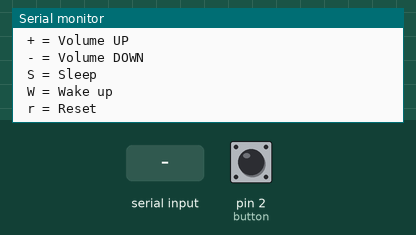
A sketch run on a simulated Arduino Uno, built with avr-gcc and run on an emulated ATmega328P. Parts: the last lines printed to the serial monitor. Inputs (shaded band) come from the test bench; at power-on: pin 2 (button) HIGH.

Above: at 2.8 s.
2.9 s: pin 2 (button) pulled LOW for 0.15 s
At 4.2 s:
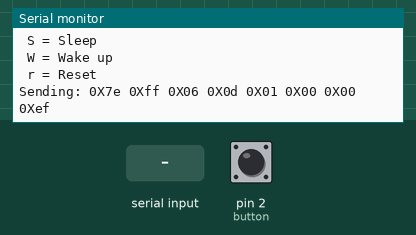
4.5 s: "<?>" received over Serial
At 5.6 s:
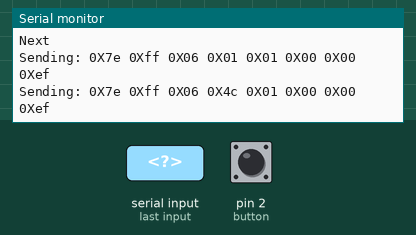
6.1 s: byte 112 ('p') received over Serial
At 6.7 s:
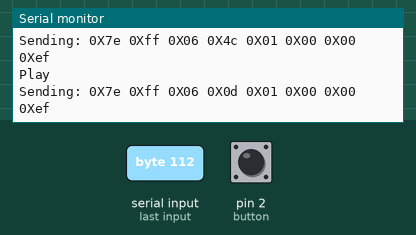
7.6 s: byte 80 ('P') received over Serial
At 8.8 s:
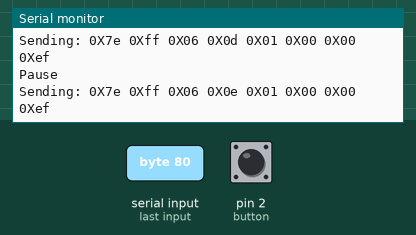
9.1 s: byte 115 ('s') received over Serial
At 10.1 s:
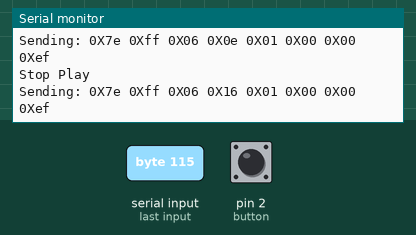
10.6 s: byte 45 ('-') received over Serial
At 11.1 s:
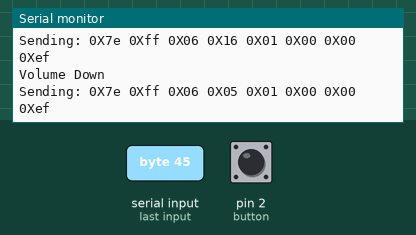

Measured:
- after the input at 2.9 s, the serial monitor: prints a new line after 0.07 s (image 1)
- after the input at 4.5 s, the serial monitor: prints a new line after 0.08 s (image 2)
- after the input at 6.1 s, the serial monitor: prints a new line at once (image 3)
- after the input at 7.6 s, the serial monitor: prints a new line after 0.05 s (image 4)
- after the input at 9.1 s, the serial monitor: prints a new line after 0.08 s (image 5)
- after the input at 10.6 s, the serial monitor: prints a new line at once (image 6)

The sketch:

MP3_Player.ino
```cpp
#include <SoftwareSerial.h>

// RX YX5300 MP3 Player Module <-----> TX(7) SoftwareSerial Arduino Uno.
// TX YX5300 MP3 Player Module <-----> RX(6) SoftwareSerial Arduino Uno.
SoftwareSerial mp3(6,7); //-> SoftwareSerial mp3 (RX_Pin, TX_Pin);

// ------------------------------------------------------- The byte commands are based on the table contained in the MP3 Player Module Document.
// Link to download the MP3 Player Module Document is available in the video description.

#define CMD_NEXT_SONG         0X01    //-> Play next song.
#define CMD_PREV_SONG         0X02    //-> Play previous song.
#define CMD_PLAY_W_INDEX      0X03    //-> Play with index.
// Play with index : 7E FF 06 03 00 00 01 EF -> Play the first song.
// Play with index : 7E FF 06 03 00 00 02 EF -> Play the second song.

#define CMD_VOLUME_UP         0X04    //-> Volume increased one.
#define CMD_VOLUME_DOWN       0X05    //-> Volume decrease one.
#define CMD_SET_VOLUME        0X06    //-> Set volume.
// Set volume : 7E FF 06 06 00 00 1E EF -> Set the volume to 30 (0x1E is 30) (Set volume is 06).

#define CMD_SNG_CYCL_PLAY     0X08    //-> Single Cycle Play.
// Single Cycle Play : 7E FF 06 08 00 00 01 EF -> Single cycle play the first song.

#define CMD_SEL_DEV           0X09    //-> Select device.
#define DEV_TF                0X02    //-> 02 for TF card.
// Select device : 7E FF 06 09 00 00 02 EF -> Select storage device to TF card.

#define CMD_SLEEP_MODE        0X0A    //-> Chip enters sleep mode
#define CMD_WAKE_UP           0X0B    //-> Chip wakes up
#define CMD_RESET             0X0C    //-> Chip reset
#define CMD_PLAY              0X0D    //-> Resume playback
#define CMD_PAUSE             0X0E    //-> Playback is paused
#define CMD_PLAY_FOLDER_FILE  0X0F    //-> Play with folder and file name.
// Play with folder and file name : 7E FF 06 0F 00 01 01 EF -> Play the song with the directory: /01/001xxx.mp3
// Play with folder and file name : 7E FF 06 0F 00 01 02 EF -> Play the song with the directory: /01/002xxx.mp3

#define CMD_STOP_PLAY         0X16    //-> Stop playing continuously.
#define CMD_FOLDER_CYCLE      0X17    //-> Cycle play with folder name.
// Cycle play with folder name : 7E FF 06 17 00 01 02 EF -> 01 folder cycle play

#define CMD_SHUFFLE_PLAY      0x18    //-> Shuffle play.
#define CMD_SET_SNGL_CYCL     0X19    //-> Set single cycle play.
// Set single cycle play : 7E FF 06 19 00 00 00 EF -> Start up single cycle play.
// Set single cycle play : 7E FF 06 19 00 00 01 EF -> Close single cycle play.

#define CMD_SET_DAC           0X1A    //-> Set DAC.
#define DAC_ON                0X00    //-> DAC On
#define DAC_OFF               0X01    //-> DAC Off
// Set DAC : 7E FF 06 1A 00 00 00 EF -> Start up DAC output.
// Set DAC : 7E FF 06 1A 00 00 01 EF -> DAC no output.

#define CMD_PLAY_W_VOL        0X22    //-> Play with volume.
// Play with volume : 7E FF 06 22 00 1E 01 EF -> Set the volume to 30 (0x1E is 30) and play the first song
// Play with volume : 7E FF 06 22 00 0F 02 EF -> Set the volume to 15(0x0f is 15) and play the second song

// Additional byte commands from several references. But I tried it on my module and it doesn't work. Maybe the module I'm using doesn't support these commands.
// Because the module that I use uses a chip AA19HFA440-94 (Although in the shop where this module was purchased writing YX5300 chip).
// Maybe these commands can work in modules with the YX5300 chip.
// Please comment in the comments column of this project video if these commands work or not in your module.
#define CMD_PLAYING_N         0x4C
#define CMD_QUERY_STATUS      0x42
#define CMD_QUERY_VOLUME      0x43
#define CMD_QUERY_FLDR_TRACKS 0x4e
#define CMD_QUERY_TOT_TRACKS  0x48
#define CMD_QUERY_FLDR_COUNT  0x4f
// -------------------------------------------------------

int button = 2;

static int8_t Send_buf[8] = {0}; //-> Buffer to send commands.
static uint8_t ansbuf[10] = {0}; //-> Buffer to receive response.

// ******************************************************************************************************* setup()
void setup(){
  Serial.begin(9600);
  mp3.begin(9600);
  delay(500);
  pinMode(button, INPUT_PULLUP);

  Serial.println("Hardware Serial dan Software Serial begin.");
  delay(500);

  Serial.println();

  Serial.println("Select storage device to TF card.");
  sendCommand(CMD_SEL_DEV, 0, DEV_TF);
  delay(500);

  printHelp();

  Serial.println();
}
// *******************************************************************************************************

// ******************************************************************************************************* loop()
void loop(){
  char c = ' ';

  // Incoming characters from the serial (Serial Monitor) are accommodated for processing and then sent to the mp3 player module.
  if ( Serial.available() ){
    c = Serial.read();
    sendMP3Command(c);
  }

  // Check response.
  if (mp3.available()){
    Serial.println(decodeMP3Answer());
  }
  float button_state = digitalRead(button);
  if(button_state == false){
    sendCommand(CMD_PLAY);
  }
  delay(100);
}
// *******************************************************************************************************

// ******************************************************************************************************* printHelp()
// List of commands entered from the serial monitor.
void printHelp(){
    Serial.println("HELP  ");
    Serial.println(" h = Print again this Massage");
    Serial.println(" p = Play");
    Serial.println(" P = Pause");
    Serial.println(" > = Next");
    Serial.println(" < = Previous");
    Serial.println(" s = Stop Play");
    Serial.println(" + = Volume UP");
    Serial.println(" - = Volume DOWN");
    // Serial.println(" c = Query current file");
    // Serial.println(" q = Query status");
    // Serial.println(" v = Query volume");
    // Serial.println(" x = Query folder count");
    // Serial.println(" t = Query total file count");
    // Serial.println(" f = Play folder 1.");
    Serial.println(" S = Sleep");
    Serial.println(" W = Wake up");
    Serial.println(" r = Reset");
  }
// *******************************************************************************************************

// ******************************************************************************************************* sendMP3Command
// Process and send commands entered from the serial monitor.
void sendMP3Command(char c) {
  switch (c) {
    case '?':
    case 'h':
      printHelp();
      break;

    case 'p':
      Serial.println("Play ");
      sendCommand(CMD_PLAY);
      break;

    case 'P':
      Serial.println("Pause");
      sendCommand(CMD_PAUSE);
      break;

    case '>':
      Serial.println("Next");
      sendCommand(CMD_NEXT_SONG);
      sendCommand(CMD_PLAYING_N); //-> Chek the file number that is playing
      break;

    case '<':
      Serial.println("Previous");
      sendCommand(CMD_PREV_SONG);
      sendCommand(CMD_PLAYING_N); //-> Chek the file number that is playing
      break;

    case 's':
      Serial.println("Stop Play");
      sendCommand(CMD_STOP_PLAY);
      break;


    case '+':
      Serial.println("Volume Up");
      sendCommand(CMD_VOLUME_UP);
      break;

    case '-':
      Serial.println("Volume Down");
      sendCommand(CMD_VOLUME_DOWN);
      break;

    // case 'c':
    //   Serial.println("Query current file");
    //   sendCommand(CMD_PLAYING_N);
    //   break;

    // case 'q':
    //   Serial.println("Query status");
    //   sendCommand(CMD_QUERY_STATUS);
    //   break;

    // case 'v':
    //   Serial.println("Query volume");
    //   sendCommand(CMD_QUERY_VOLUME);
    //   break;

    // case 'x':
    //   Serial.println("Query folder count");
    //   sendCommand(CMD_QUERY_FLDR_COUNT);
    //   break;

    // case 't':
    //   Serial.println("Query total file count");
    //   sendCommand(CMD_QUERY_TOT_TRACKS);
    //   break;

    // case 'f':
    //   Serial.println("Playing folder 1");
    //   sendCommand(CMD_FOLDER_CYCLE, 1, 0);
    //   break;

    case 'S':
      Serial.println("Sleep");
      sendCommand(CMD_SLEEP_MODE);
      break;

    case 'W':
      Serial.println("Wake up");
      sendCommand(CMD_WAKE_UP);
      break;

    case 'r':
      Serial.println("Reset");
      sendCommand(CMD_RESET);
      break;
  }
}
// *******************************************************************************************************

// ******************************************************************************************************* decodeMP3Answer()
// The meaning of the mp3 player module response
String decodeMP3Answer() {
  String decodedMP3Answer = "";

  decodedMP3Answer += sanswer();

  switch (ansbuf[3]) {
    case 0x3A:
      decodedMP3Answer += " -> Memory card inserted.";
      break;

    case 0x3D:
      decodedMP3Answer += " -> Completed play num " + String(ansbuf[6], DEC);
      break;

    case 0x40:
      decodedMP3Answer += " -> Error";
      break;

    case 0x41:
      decodedMP3Answer += " -> Data recived correctly. ";
      break;

    case 0x42:
      decodedMP3Answer += " -> Status playing: " + String(ansbuf[6], DEC);
      break;

    case 0x48:
      decodedMP3Answer += " -> File count: " + String(ansbuf[6], DEC);
      break;

    case 0x4C:
      decodedMP3Answer += " -> Playing: " + String(ansbuf[6], DEC);
      break;

    case 0x4E:
      decodedMP3Answer += " -> Folder file count: " + String(ansbuf[6], DEC);
      break;

    case 0x4F:
      decodedMP3Answer += " -> Folder count: " + String(ansbuf[6], DEC);
      break;
  }

  return decodedMP3Answer;
}

// ******************************************************************************************************* sendCommand
// Function for sending commands.
void sendCommand(byte command){
  sendCommand(command, 0, 0);
}

void sendCommand(byte command, byte dat1, byte dat2){
  delay(20);
  Send_buf[0] = 0x7E;    //-> Every command should start with $(0x7E)
  Send_buf[1] = 0xFF;    //-> Version information
  Send_buf[2] = 0x06;    //-> The number of bytes of the command without starting byte and ending byte
  Send_buf[3] = command; //-> Such as PLAY and PAUSE and so on
  Send_buf[4] = 0x01;    //-> 0x00 = not feedback, 0x01 = feedback
  Send_buf[5] = dat1;    //-> data1
  Send_buf[6] = dat2;    //-> data2
  Send_buf[7] = 0xEF;    //-> Ending byte of the command

  Serial.print("Sending: ");

  for (uint8_t i = 0; i < 8; i++){
    mp3.write(Send_buf[i]) ;
    Serial.print(sbyte2hex(Send_buf[i]));
  }

  Serial.println();
}
// *******************************************************************************************************

// ******************************************************************************************************* Functions for conversion
// For byte to hex conversion.
String sbyte2hex(uint8_t b){
  String shex;

  shex = "0X";

  if (b < 16) shex += "0";
  shex += String(b, HEX);
  shex += " ";
  return shex;
}

// For hex to integer conversion.
int shex2int(char *s, int n){
  int r = 0;
  for (int i=0; i<n; i++){
     if(s[i]>='0' && s[i]<='9'){
      r *= 16;
      r +=s[i]-'0';
     }else if(s[i]>='A' && s[i]<='F'){
      r *= 16;
      r += (s[i] - 'A') + 10;
     }
  }
  return r;
}

// *******************************************************************************************************
// ******************************************************************************************************* sanswer(void)
// Function: sanswer. Returns a String answer from mp3 UART module.
// Parameter:- uint8_t b. void.
// Return: String. If the answer is well formated answer.

String sanswer(void){
  uint8_t i = 0;
  String mp3answer = "";

  // Get only 10 Bytes
  while (mp3.available() && (i < 10)){
    uint8_t b = mp3.read();
    ansbuf[i] = b;
    i++;

    mp3answer += sbyte2hex(b);
  }

  // if the answer format is correct.
  if ((ansbuf[0] == 0x7E) && (ansbuf[9] == 0xEF)){
    return mp3answer;
  }

  return "???: " + mp3answer;
}
```
